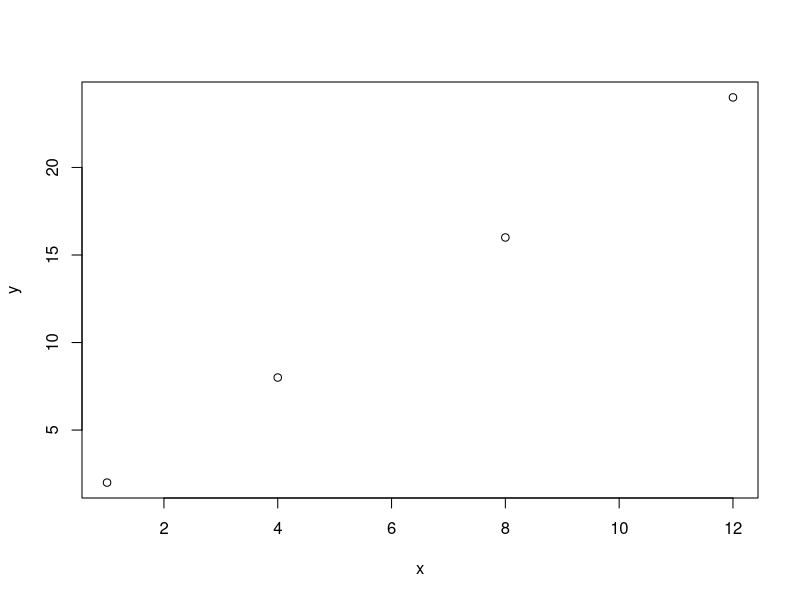
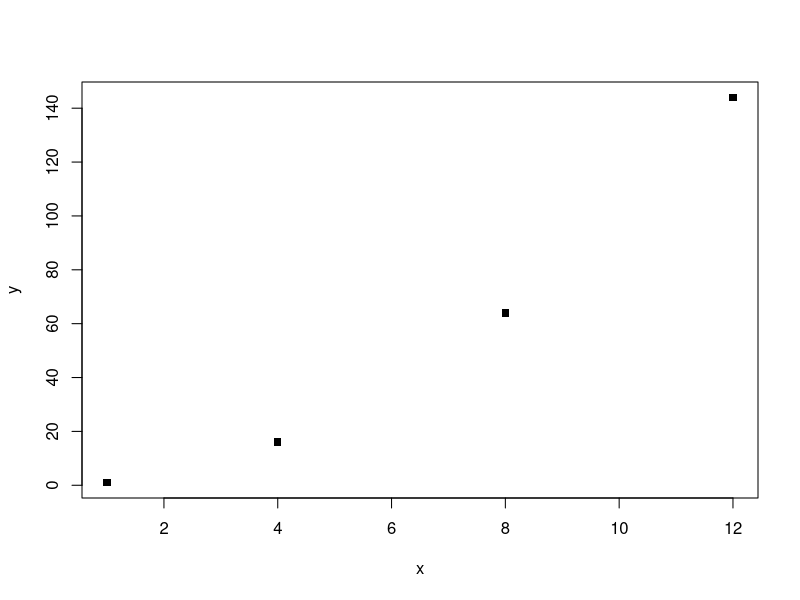

These figures' R source, in order:
# This is an example to practice using version control (Github) by creating a data set and analyzing it.

# Order of events:

# I. Create data set
# II. Produce plot of data set
# III. Commit changes 
# IV. Push to Github


# I. Create data set

x <- c(1,4,8,12)
y <- c(2,8,16,24)


# II. Produce a plot of the data set

plot(x,y)


# III. Commit changes to Github

# Press the Version Control button (green, red, and gray) from the toolbar
# Press commit
# Select the box(es) of the files you'd like to stage
# Write a comment about your edits


# IV. Pull most recent document from Github

# After you pull the most recent changes, push yours

x <- c(1,4,8,12) 
y <- x^2 #a more streamlined way of creating a data set

plot(x,y, pch=15)

